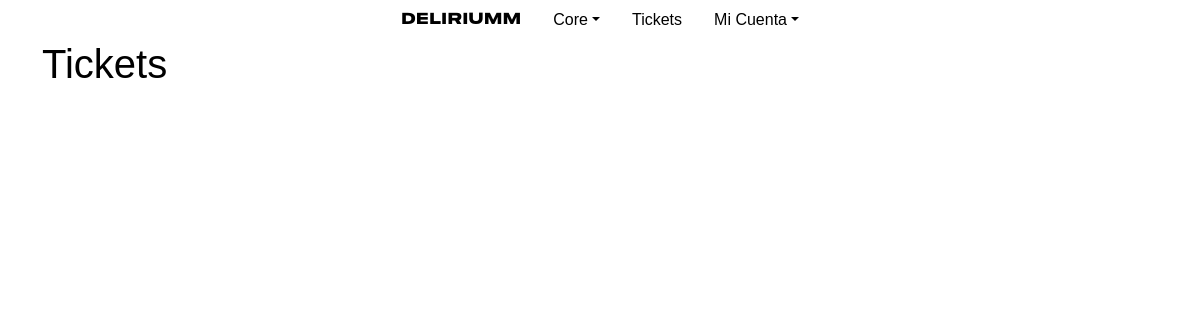
/core/tickets/my_tickets (signed in), run on an earlier commit of the app's database.
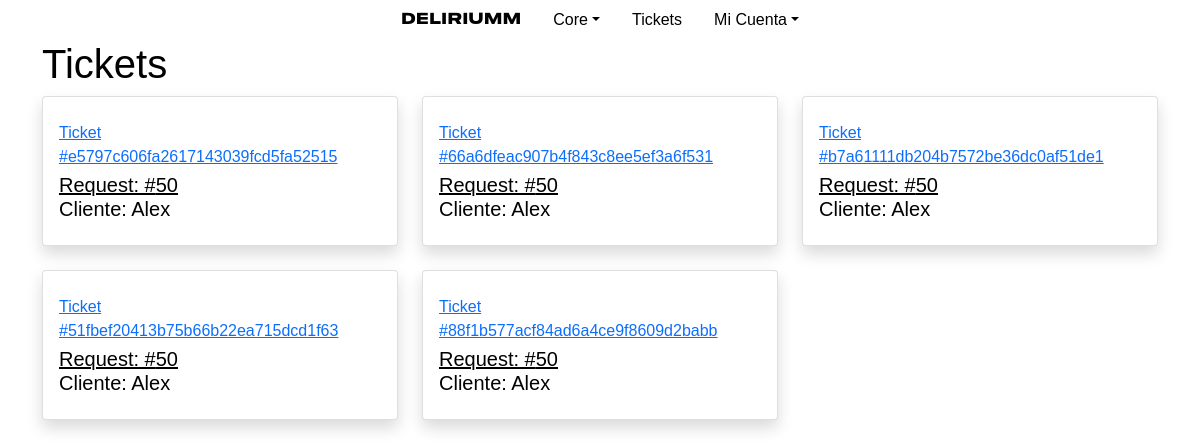
And on a later commit of the database.
### tickets/models.py (models this page shows, shortened)
class Ticket(models.Model):
    hash = models.CharField(primary_key=True, verbose_name="Hash Id", max_length=200)
    client = models.CharField(max_length=50)
    ticketrequest = models.ForeignKey(TicketRequest, on_delete=models.CASCADE)
    user = models.ForeignKey(User, on_delete=models.CASCADE)
    event = models.ForeignKey(Event, on_delete=models.CASCADE)
    price = models.IntegerField(verbose_name="Price")
    status_export = models.BooleanField(default=True)
    use = models.BooleanField(default=False)

class TicketRequest(models.Model):
    user = models.ForeignKey(User, on_delete=models.CASCADE)
    event = models.ForeignKey(Event, on_delete=models.CASCADE)
    context = models.CharField(max_length=300, blank=True)
    q_tickets = models.IntegerField(verbose_name="Tickets")
    reference = models.CharField(max_length=150, default="none")
    client = models.CharField(max_length=50, default="none")
    total = models.IntegerField(verbose_name="Total", default="0")
    created = models.DateTimeField(auto_now=True)
    staff_asigned = models.CharField(max_length=30, default="none")
    comprobante = models.FileField(upload_to='uploads/comprobantes/', blank=True)
    PAYMENTS = (
        ("CASH", "Efectivo"),
        ("CARD", "Tarjeta"),
        ("TRANSFER", "Transferencía"),
        ("DEPOSIT", "Deposíto"),
    )
    payment_method = models.CharField(
        max_length=20,
        choices=PAYMENTS,
        default='CASH',
    )
    STATUS = (
        ("PE", "Pendiente"),
        ("RE", "Rechazado"),
        ("VA", "Aprobado"),
        ("AR", "Archivado"),
    )
    status = models.CharField(
        max_length=2,
        choices=STATUS,
        default='PE',
    )

### tickets/views.py (the view)
# urls.py: path("my_tickets", views.my_tickets, name="my_tickets"),
def my_tickets(request):
    if not request.user.is_authenticated:
        return HttpResponseRedirect(reverse("users:login"))
    usercore = get_object_or_404(UserCore, user=request.user)
    return render(request, "tickets/my_tickets.html",{
        "tickets": request.user.ticket_set.all(),
    })

### tickets/templates/tickets/my_tickets.html (shortened to what this page needs)
{% extends 'tickets/layout_1.html' %}
{% block head %}
{% load static %}
{% endblock %}
{% block body %}
<h1>Tickets</h1>
<div class="row">
    {% for ticket in tickets %}
    <div class="col-xl-4 col-md-6 mb-4">
        <div class="card border-left-primary shadow h-100 py-2">
            <div class="card-body">
                <div class="row no-gutters align-items-center">
                    <div class="col mr-2">
                        <div class="text-xs font-weight-bold text-primary mb-1">
                            <a href="{% url 'tickets:image_ticket' ticket.hash %}">Ticket #{{ ticket.hash }}</a></div>
                        <div class="h5 mb-0 font-weight-bold text-gray-800"><a href="{% url 'tickets:request_view' ticket.ticketrequest.pk %}">Request: #{{ ticket.ticketrequest.pk }}</a></div>
                        <div class="h5 mb-0 font-weight-bold text-gray-800">Cliente: {{ ticket.client }}</div>
                    </div>
                </div>
            </div>
        </div>
    </div>
    {% endfor %}
</div>
{% endblock body %}

### tickets/templates/tickets/layout_1.html (shortened to what this page needs)
<!DOCTYPE html>
<html lang="en">
    <head>
        {% load static %}
        <link href="https://cdn.jsdelivr.net/npm/bootstrap@5.1.3/dist/css/bootstrap.min.css" rel="stylesheet">
        <link rel="stylesheet" type="text/css" href="{% static 'tickets/style_layout1.css' %}">
    </head>
    <body>
      <header>
        <ul class="nav justify-content-center">
            <li class="nav-item">
              <a class="nav-link" aria-current="page" href="{% url 'core:index' %}" id="deliriumm">Deliriumm</a>
            </li>
            <li class="nav-item dropdown">
              <a class="nav-link dropdown-toggle" data-bs-toggle="dropdown" href="#" role="button" aria-expanded="false">Core</a>
            </li>
            <li class="nav-item">
              <a class="nav-link" href="{% url 'tickets:index' %}">Tickets</a>
            </li>
            <li class="nav-item dropdown">
                <a class="nav-link dropdown-toggle" data-bs-toggle="dropdown" href="#" role="button" aria-expanded="false">Mi Cuenta</a>
              </li>
          </ul>
    </header>
        <div class="container">
        {% block body %}
        {% endblock body %}
      </div>
    </body>
</html>

### tickets/static/tickets/style_layout1.css (style rules this page uses)
body { font-family: sans-serif; color: black; }
a, a:visited, a:hover, a:active { color: inherit; }
.nav-link { color: black; }
#deliriumm { font-family: 'radwave', Arial, Helvetica, sans-serif; color: black; }

What changed in the data, as far as the page shows it:
added Ticket: hash "e5797c606fa2617143039fcd5fa52515", ticketrequest.pk "50", client "Alex"
added Ticket: hash "66a6dfeac907b4f843c8ee5ef3a6f531", ticketrequest.pk "50", client "Alex"
added Ticket: hash "b7a61111db204b7572be36dc0af51de1", ticketrequest.pk "50", client "Alex"
added Ticket: hash "51fbef20413b75b66b22ea715dcd1f63", ticketrequest.pk "50", client "Alex"
added Ticket: hash "88f1b577acf84ad6a4ce9f8609d2babb", ticketrequest.pk "50", client "Alex"
